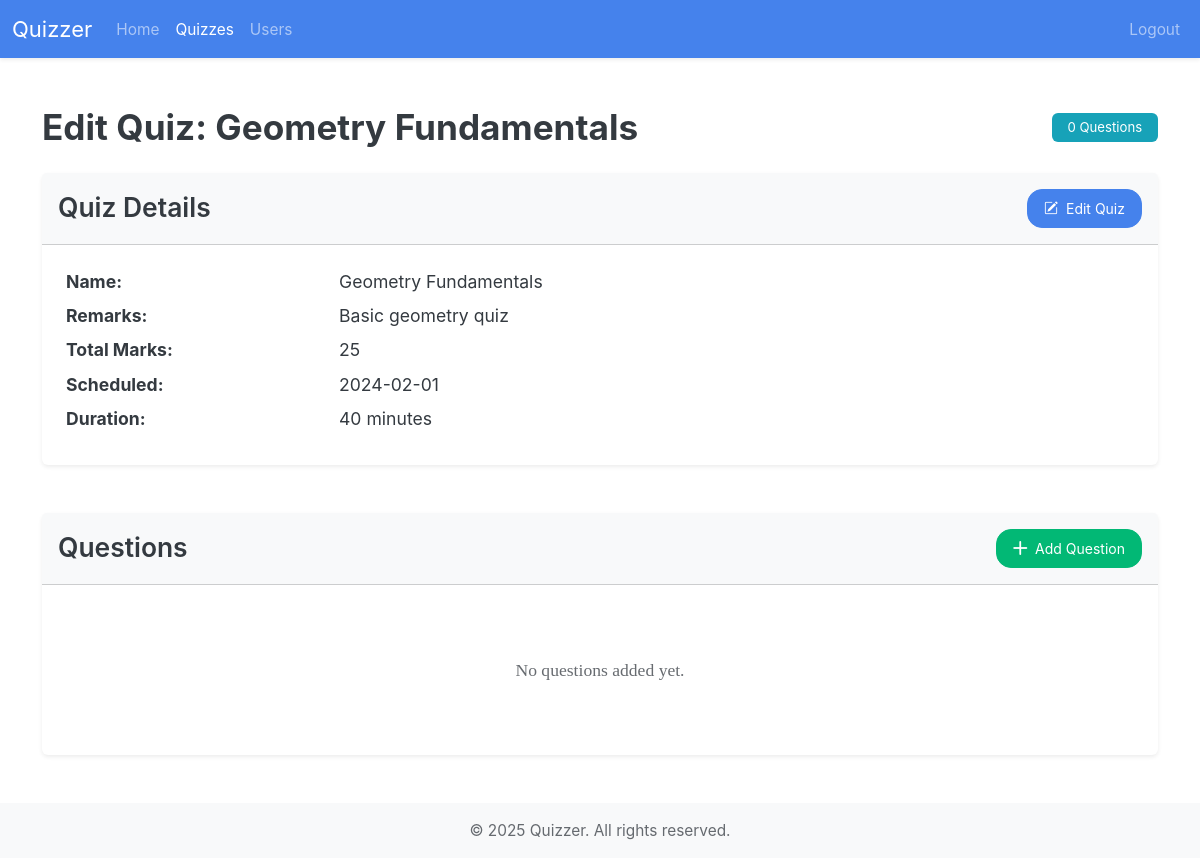
The app's page /admin/quiz/3 (signed in), older data.
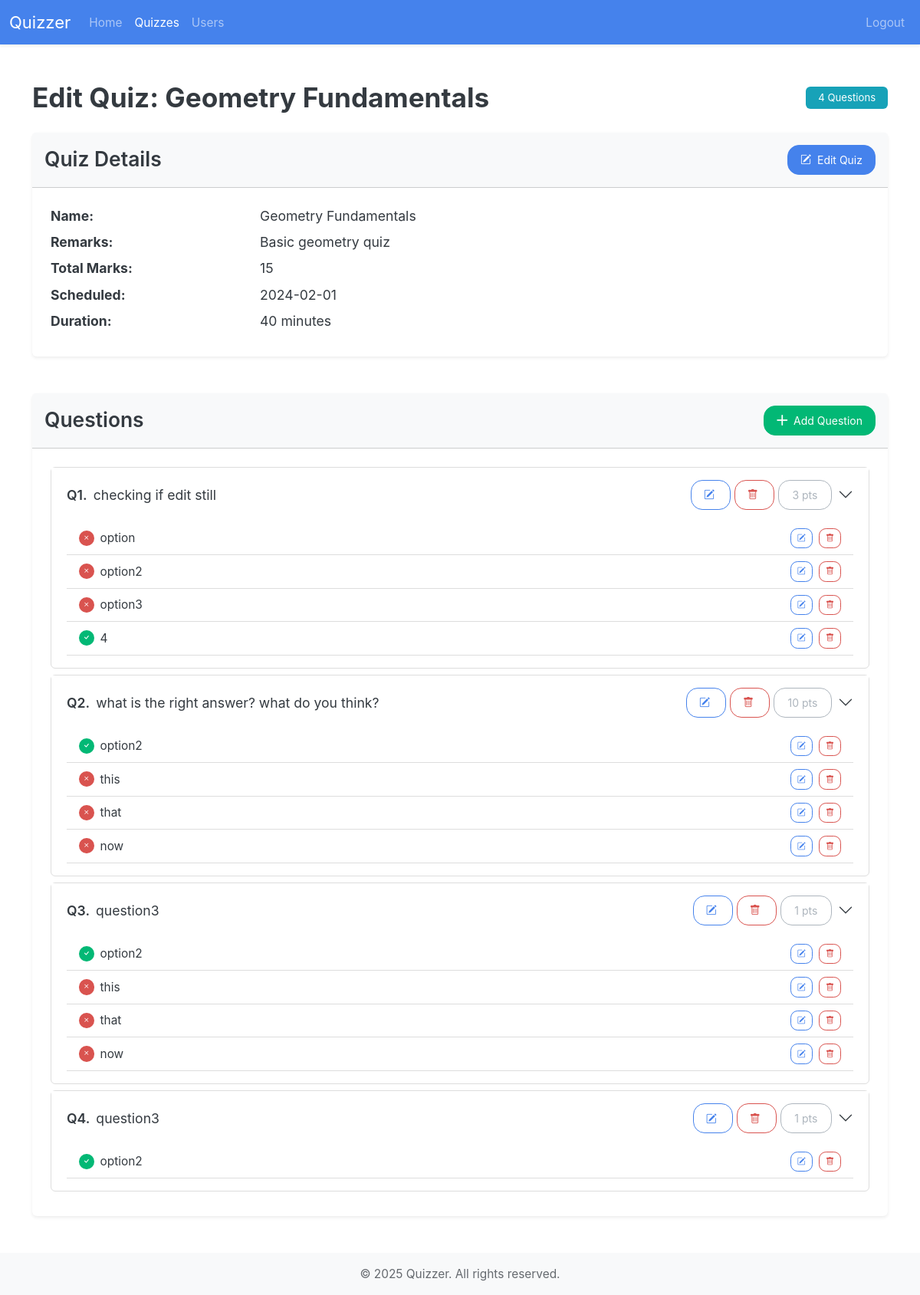
The same page, newer data.
### models/models.py (models this page shows)
class Quiz(db.Model):
    __tablename__ = "quiz"
    quiz_id: Mapped[id_pk]
    quiz_name: Mapped[str]
    chapter_id: Mapped[int]
    subject_id: Mapped[int]
    date: Mapped[Optional[date]]
    duration: Mapped[Optional[int]]  # minutes? hopefully
    remarks: Mapped[str]
    total_marks: Mapped[int] = mapped_column(default=0)
    questions: Mapped[List["Question"]] = relationship(
        back_populates="quiz", cascade="all,delete-orphan"
    )
    quiz_attempts: Mapped[List["QuizAttempt"]] = relationship(
        back_populates="quiz", cascade="all,delete-orphan"
    )
    chapter: Mapped["Chapter"] = relationship(back_populates="quizzes") # maybe change this
    __table_args__ = (
        ForeignKeyConstraint(
            ['subject_id', 'chapter_id'],  # Composite foreign key
            ['chapter.subject_id', 'chapter.chapter_id']
        ),
    )

class Question(db.Model):
    __tablename__ = "question"
    quiz_id: Mapped[int] = mapped_column(ForeignKey("quiz.quiz_id"))
    question_id: Mapped[id_pk]
    text: Mapped[str]
    marks: Mapped[int]
    quiz: Mapped["Quiz"] = relationship(back_populates="questions")
    options: Mapped[List["Option"]] = relationship(
        back_populates="question", cascade="all,delete-orphan"
    )
    is_msq: Mapped[bool] = mapped_column(default=False)

class Option(db.Model):
    __tablename__ = "option"
    option_id: Mapped[id_pk]
    question_id: Mapped[int] = mapped_column(ForeignKey("question.question_id"))
    text: Mapped[str]
    is_correct: Mapped[bool] = mapped_column(
        default=False
    )  # Assuming default is not correct
    question: Mapped["Question"] = relationship(back_populates="options")
    question_attempts: Mapped[List["QuestionAttempt"]] = relationship(
        secondary="selected_option",
        back_populates="selected_options"
    )

### routes/admin_routes.py (the view, shortened to what this page needs)
@admin_bp.route("quiz/<int:quiz_id>", methods=["GET", "POST"])
def edit_quiz(quiz_id):
    quiz = select_quiz(quiz_id)
    if not quiz:
        return jsonify({"errors":[f"quiz with quiz_id {quiz_id} not found"]}),404
    return render_template(
        "admin/quiz.html",
        quiz=quiz,
        quiz_form=QuizForm(),
        question_form=QuestionForm(),
        edit_question_form=editQuestionForm(),
        option_form=OptionForm()
    )

### app.py (called while the page is built)
@app.template_global()
def is_active(page_name):
    return "active" if request.endpoint == page_name else ""

### routes/__init__.py (called while the page is built)
def init_login_manager(app):
    login_manager = LoginManager()
    login_manager.init_app(app)
    login_manager.login_view = "auth.login"  # goes to the login() function in auth_bp
    @login_manager.user_loader
    def load_user(user_id):
        return db.session.scalar(select(User).where(User.user_id == user_id))

### routes/admin_routes.py (called while the page is built)
@admin_bp.before_request
def require_admin():
    if not current_user.is_authenticated or current_user.username != "admin":
        return current_app.login_manager.unauthorized()

### utils/db_utils.py (called while the page is built)
def select_quiz(quiz_id):
    return db.session.scalar(select(Quiz).where(Quiz.quiz_id == quiz_id))

### templates/admin/quiz.html (shortened to what this page needs)
{% extends "base.html" %}  {% block body %} {% include "admin/nav.html" %}
<div class="container py-5">
  <div class="d-flex justify-content-between align-items-center mb-4">
    <h2 class="mb-0 fw-bold">Edit Quiz: {{ quiz.quiz_name }}</h2>
    <span class="badge bg-info">{{ quiz.questions|length }} Questions</span>
  </div>
  <div class="card shadow-sm mb-5 border-0">
    <div
      class="card-header bg-light py-3 d-flex justify-content-between align-items-center"
    >
      <h4 class="mb-0 fw-semibold">Quiz Details</h4>
      <button
        class="btn btn-primary btn px-3"
        data-bs-toggle="modal"
        data-bs-target="#editQuizModal"
        data-bs-tooltip="tooltip"
        title="Edit quiz details"
        onclick='updateModalFormAction(
                "{{ url_for("admin.edit_quiz", quiz_id=quiz.quiz_id) }}",
                "editQuizModal",
                {{
                  {
                  "quiz_name": quiz.quiz_name,
                  "remarks": quiz.remarks,
                  "date": quiz.date.isoformat() if quiz.date else 0,
                  "duration": quiz.duration  if quiz.duration else "",
                  }
                }}
              )'
      >
        <i class="bi bi-pencil-square me-1"></i> Edit Quiz
      </button>
    </div>
    <div class="card-body p-4">
      <dl class="row mb-0">
        <dt class="col-sm-3">Name:</dt>
        <dd class="col-sm-9">{{ quiz.quiz_name }}</dd>
        <dt class="col-sm-3">Remarks:</dt>
        <dd class="col-sm-9">{{ quiz.remarks }}</dd>
        <dt class="col-sm-3">Total Marks:</dt>
        <dd class="col-sm-9">{{ quiz.total_marks}}</dd>
        {% if quiz.date %}
        <dt class="col-sm-3">Scheduled:</dt>
        <dd class="col-sm-9">{{ quiz.date }}</dd>
        {% endif %} {% if quiz.duration %}
        <dt class="col-sm-3">Duration:</dt>
        <dd class="col-sm-9">{{ quiz.duration }} minutes</dd>
        {% endif %}
      </dl>
    </div>
  </div>
  <div class="card shadow-sm border-0">
    <div
      class="card-header bg-light py-3 d-flex justify-content-between align-items-center"
    >
      <h4 class="mb-0 fw-semibold">Questions</h4>
      <button
        class="btn btn-success btn px-3"
        data-bs-toggle="modal"
        data-bs-target="#createQuestionModal"
        data-bs-tooltip="tooltip"
        title="Add new question"
      >
        <i class="bi bi-plus-lg me-1"></i> Add Question
      </button>
    </div>
    <div class="card-body p-4">
      {% if quiz.questions %}
      <div class="accordion accordion-flush" id="questionsAccordion">
        {% for question in quiz.questions %}
        <div class="accordion-item border mb-2 rounded">
          <h2 class="accordion-header" id="heading{{ question.question_id }}">
            <button
              class="accordion-button collapsed py-3"
              type="button"
              data-bs-toggle="collapse"
              data-bs-target="#collapse{{ question.question_id }}"
              aria-expanded="true"
              aria-controls="collapse{{ question.question_id }}"
            >
              <div class="d-flex align-items-center gap-2 w-100">
                <span class="fw-semibold">Q{{ loop.index }}.</span>
                <span class="flex-grow-1">{{ question.text }}</span>
                <span>
                  <a
                    class="btn btn-outline-primary btn px-3"
                    data-bs-toggle="modal"
                    data-bs-target="#editQuestionModal"
                    data-bs-tooltip="tooltip"
                    title="Edit question"
                    onclick='updateModalFormAction(
                    "{{ url_for("admin.edit_question", quiz_id=quiz.quiz_id, question_id=question.question_id) }}",
                    "editQuestionModal",
                    {{
                      {
                        "text": question.text,
                        "marks": question.marks,
                        }
                    }}
                  )'
                  >
                    <i class="bi bi-pencil-square me-1"></i>
                  </a>
                  <a
                    class="btn btn-outline-danger btn px-3"
                    data-bs-tooltip="tooltip"
                    title="Delete question"
                    onclick="handleDelete('{{ url_for('admin.edit_question', quiz_id=quiz.quiz_id, question_id=question.question_id) }}', '{{ question.text }}')"
                  >
                    <i class="bi bi-trash me-1"></i>
                  </a>
                  <a class="btn btn-outline-secondary"
                    >{{ question.marks }} pts</a
                  >
                </span>
              </div>
            </button>
          </h2>
          <div
            id="collapse{{ question.question_id }}"
            class="accordion-collapse expand"
            aria-labelledby="heading{{ question.question_id }}"
          >
            <div class="accordion-body pt-0">
              {% if question.options %}
              <div class="mt-0">
                <ul class="list-group list-group-flush">
                  {% for option in question.options %}
                  <li
                    class="list-group-item border-bottom py-2 d-flex align-items-center justify-content-between"
                  >
                    <div class="d-flex align-items-center gap-2">
                      {% if option.is_correct %}
                      <span class="badge bg-success rounded-circle p-1">
                        <i class="bi bi-check"></i>
                      </span>
                      {% else %}
                      <span class="badge bg-danger rounded-circle p-1">
                        <i class="bi bi-x"></i>
                      </span>
                      {% endif %}
                      <span>{{ option.text }}</span>
                    </div>
                    <div>
                      <a
                        class="btn btn-sm btn-outline-primary me-1"
                        data-bs-toggle="modal"
                        data-bs-target="#editOptionModal"
                        data-bs-tooltip="tooltip"
                        title="Edit option"
                        onclick='updateModalFormAction(
                                "{{ url_for("admin.edit_option", option_id=option.option_id) }}",
                                "editOptionModal",
                                {{
                                  {
                                    "text": option.text,
                                    "is_correct": option.is_correct,
                                  } | tojson
                                }}
                              )'
                      >
                        <i class="bi bi-pencil-square"></i>
                      </a>
                      <a
                        class="btn btn-sm btn-outline-danger"
                        data-bs-tooltip="tooltip"
                        title="Delete option"
                        onclick="handleDelete('{{ url_for('admin.edit_option', option_id=option.option_id) }}', '{{ option.text }}')"
                      >
                        <i class="bi bi-trash"></i>
                      </a>
                    </div>
                  </li>
                  {% endfor %}
                </ul>
              </div>
              {% else %}
              <p class="text-muted mt-3">No options found.</p>
              {% endif %}
            </div>
          </div>
        </div>
        {% endfor %}
      </div>
      {% else %}
      <div class="text-center py-5">
        <p class="text-muted mb-0">No questions added yet.</p>
      </div>
      {% endif %}
    </div>
  </div>
</div>
{% import "macros.html" as macros %} {{ macros.modal_form("editQuizModal", "Edit
url_for('admin.edit_option', option_id=0), option_form) }} {% endblock %}

### templates/base.html (shortened to what this page needs)
<!doctype html>
<html lang="en">
  <head>
    <link
      href="https://cdn.jsdelivr.net/npm/bootstrap@5.3.0/dist/css/bootstrap.min.css"
      rel="stylesheet"
    />
    <link
      rel="stylesheet"
      href="https://cdn.jsdelivr.net/npm/bootstrap-icons@1.5.0/font/bootstrap-icons.css"
    /><link href="{{url_for("static", filename="style.css")}}" rel="stylesheet" />
  </head>
  <body>
    {% block body %} {% endblock %}
    <div class="toast-container position-fixed bottom-0 end-0 p-3">
    </div>
    <div class="toast-container position-fixed bottom-0 end-0 p-3">
    </div>
<footer class="bg-light py-3 text-center">
  <div class="container">
    <span class="text-muted">© 2025 Quizzer. All rights reserved.</span>
  </div>
</footer>
  </body>
</html>

### templates/admin/nav.html (shortened to what this page needs)
<nav class="navbar navbar-expand-lg bg-primary shadow-sm" data-bs-theme="dark">
  <div class="container-fluid">
    <a class="navbar-brand" href="#">Quizzer</a>
    <div class="collapse navbar-collapse" id="navbarColor01">
      <ul class="navbar-nav me-auto">
        <li class="nav-item">
          <a
            class="nav-link {{ is_active('admin.admin_home') }}"
            href="{{ url_for('admin.admin_home') }}"
            >Home</a
          >
        </li>
        <li class="nav-item">
          <a
            class="nav-link {{is_active('admin.edit_quiz')}} {{is_active('admin.admin_quiz')}}"
            href="{{url_for('admin.admin_quizzes')}}"
            >Quizzes</a
          >
        </li>
        <li class="nav-item">
          <a
            class="nav-link {{is_active('admin.admin_users')}}"
            href="{{url_for('admin.admin_users')}}"
            >Users</a
          >
        </li>
      </ul>
      <ul class="navbar-nav">
        <li class="nav-item">
          <a class="nav-link" href="{{url_for('auth.logout')}}"> Logout </a>
        </li>
      </ul>
    </div>
  </div>
</nav>

Row changes from the older to the newer data that the page shows:
changed Quiz "Geometry Fundamentals": total_marks "25" → "15"
added Question: text "checking if edit still", marks "3"
added Option: is_correct False (drawn), text "option", shown under "checking if edit still"
added Option: is_correct False (drawn), text "option2", shown under "checking if edit still"
added Option: is_correct False (drawn), text "option3", shown under "checking if edit still"
added Option: is_correct True (drawn), text "4", shown under "checking if edit still"
added Question: text "what is the right answer? what do you think?", marks "10"
added Option: is_correct True (drawn), text "option2", shown under "what is the right answer? what do you think?"
added Option: is_correct False (drawn), text "this", shown under "what is the right answer? what do you think?"
added Option: is_correct False (drawn), text "that", shown under "what is the right answer? what do you think?"
added Option: is_correct False (drawn), text "now", shown under "what is the right answer? what do you think?"
added Question: text "question3", marks "1"
added Option: is_correct True (drawn), text "option2", shown under "question3"
added Option: is_correct False (drawn), text "this", shown under "question3"
added Option: is_correct False (drawn), text "that", shown under "question3"
added Option: is_correct False (drawn), text "now", shown under "question3"
added Question: text "question3", marks "1"
added Option: is_correct True (drawn), text "option2", shown under "question3"
Text that changed along with them:
{{ quiz.questions|length }}: "0" → "4"
text no longer shown: "No questions added yet."
